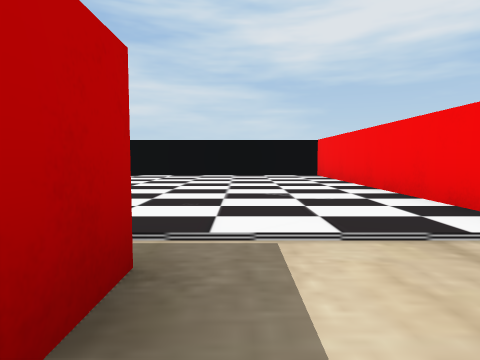
[1] (above)

17 first-person views from a walk through a Unity game level. The camera is 0.51 m above the floor, tilts 4° down and sees 75° across. The floor is counted in squares, 1 m on a side. Each view is taken from the middle of a square. On the plan, view 1 faces up. The plan holds only what a view shows up to about 9 squares ahead; the rest is blank. The place goes on beyond the plan. The player is left out.

[2]
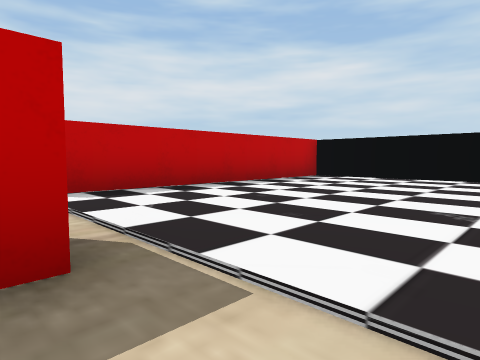

[3]
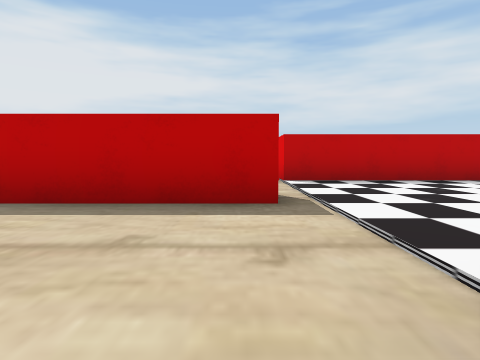

[4]
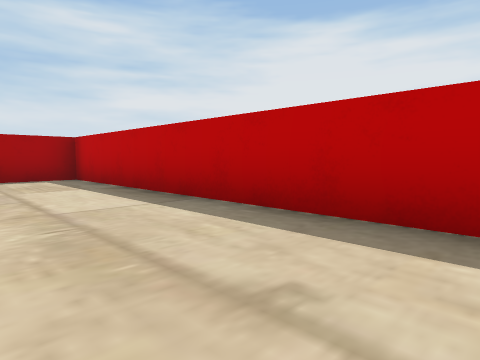

[5]
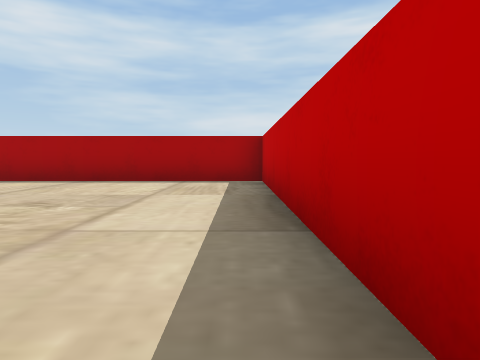

[6]
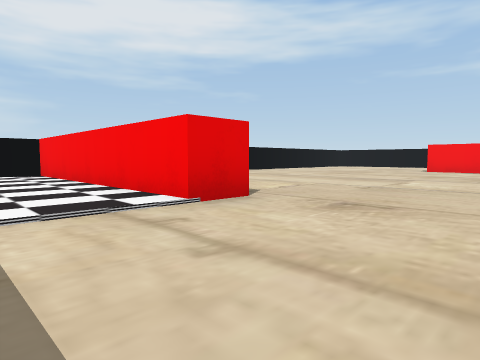

[7]
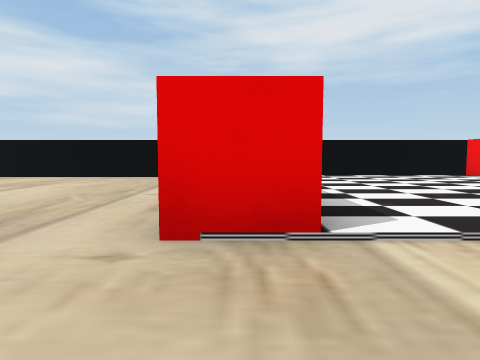

[8]
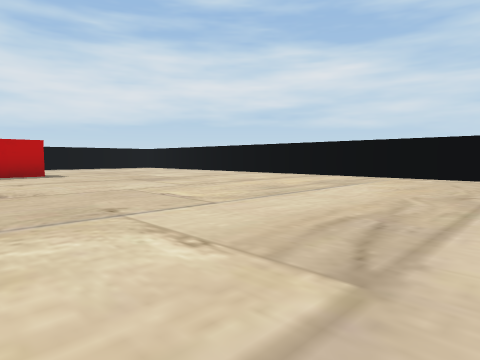

[9]
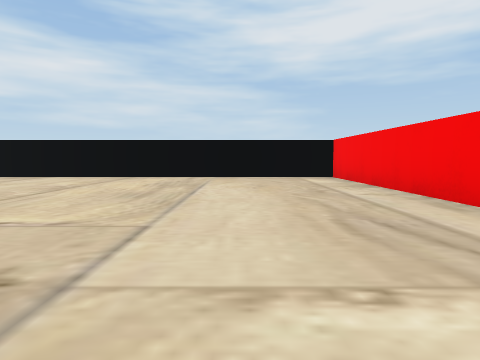

[10]
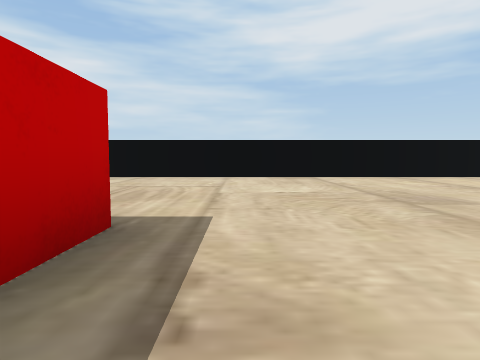

[11]
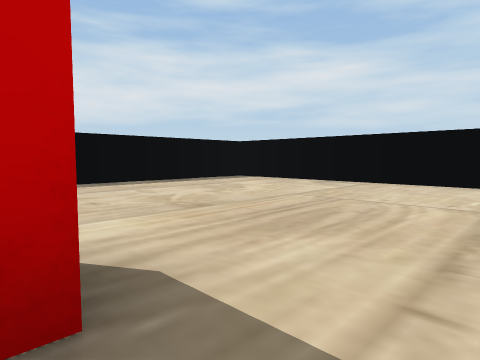

[12]
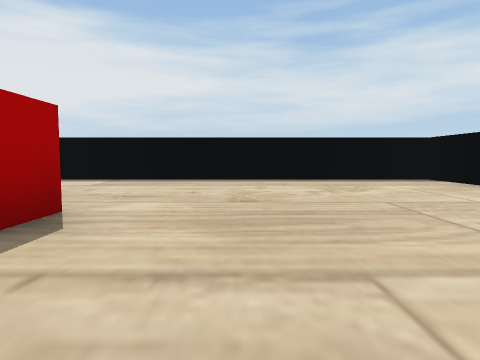

[13]
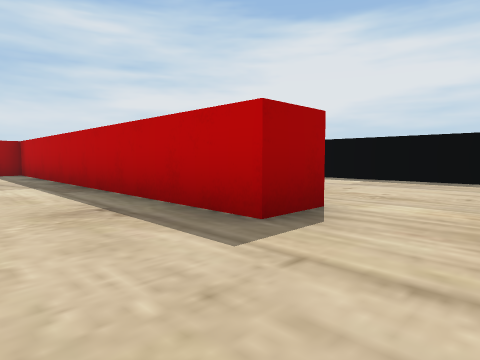

[14]
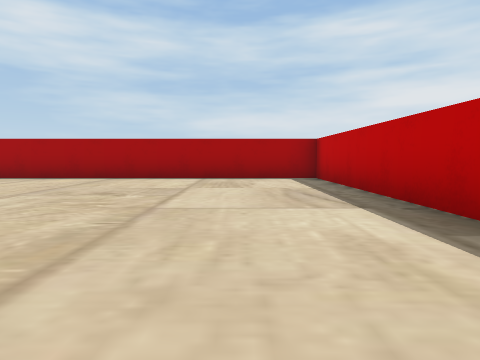

[15]
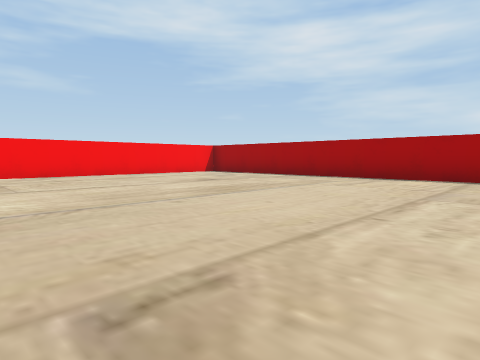

[16]
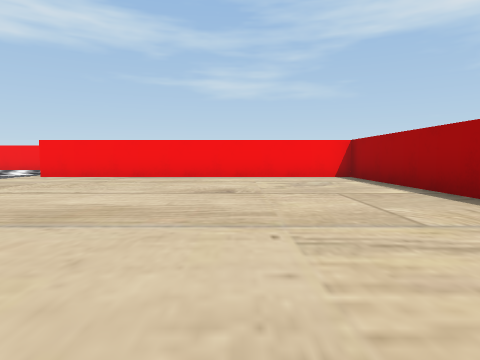

[17]
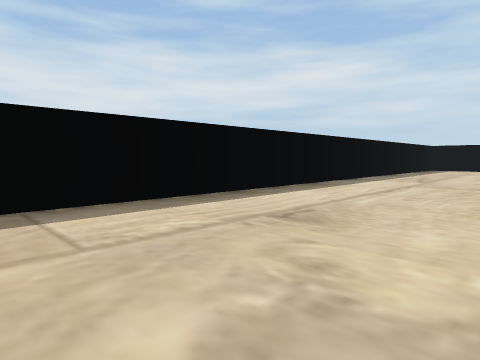

### Floor plan
Points are (right, up) in squares from view 1. A wall is a line through its corners. A room is listed if a view was taken in it or the views show most of it. See-through windows are left out.
Room 1 (views 1, 2, 3, 4, 5, 6)
walls: (-0.5, 1.5) (-0.5, -7) (3.5, -7); (3.1, 1.9) (2.1, 1.9)
ways out: opening at (0.5, 1) to room 3
Room 2 (views 7, 8, 9, 10, 11, 12, 13, 14, 15, 16, 17)
walls: (-16, 2.3) (-15, 2.3) (-15, -7) (-1.5, -7) (-1.5, 0.5); (-4.5, 3.1) (-4.5, 8.5) (-20.5, 8.5) (-20.5, -1.6); (-3.5, 1.9) (-4.5, 1.9)
ways out: opening at (-2.5, 1.5) to room 3
Room 3 (no view inside)
walls: (2.1, 1.9) (2.1, 8.5) (-3.5, 8.5) (-3.5, 1.9); (-1.5, 0.5) (-1.5, 1.5)
ways out: opening at (0.5, 1) to room 1; opening at (-2.5, 1.5) to room 2

Where each view was taken, in squares from view 1:
view 1: 0 up, 0 right, facing up
view 2: 1 up, 1 right, facing up-left
view 3: 1 up, 3 right, facing left
view 4: 1 up, 2 right, facing down-left
view 5: 0 up, 0 right, facing down
view 6: 1 down, 0 right, facing up-right
view 7: 0 up, 4 left, facing up
view 8: 0 up, 5 left, facing up-left
view 9: 0 up, 7 left, facing up
view 10: 0 up, 14 left, facing up
view 11: 2 up, 14 left, facing up-left
view 12: 4 up, 13 left, facing left
view 13: 4 up, 13 left, facing down-left
view 14: 1 up, 13 left, facing down
view 15: 1 up, 11 left, facing down-right
view 16: 4 down, 10 left, facing right
view 17: 6 down, 17 left, facing up-left
